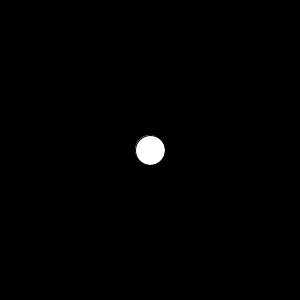
Frame 1 (no input)
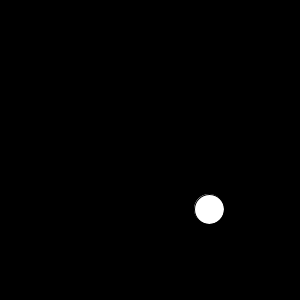
Frame 60 (the mouse pressed at the canvas centre just before this capture)
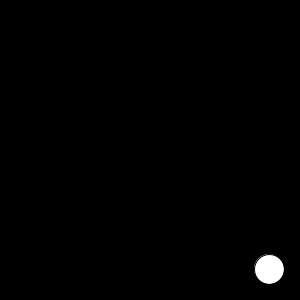
Frame 120 (the mouse held since frame 60 and released just before this capture)

The Processing sketch that drew these frames (run headless with seeded random() and noise(); from frame 60 on, the mouse is pressed at the canvas centre):

// Processing sketch: ex03_12
// ── ex03_12.pde
// 원을 대각선(중앙에서 우하단) 방향으로 이동

int x = 150, y = 150;

void setup() {
  size(300, 300);
}

void draw() {
  background(0);
  ellipse(x, y, 30, 30);
  x++;
  y++;
}
